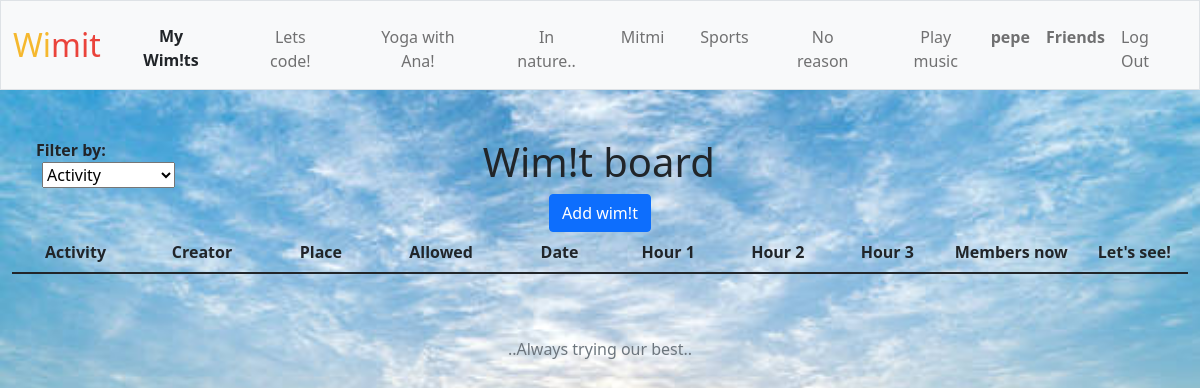
Before: / (signed in) with the older database file.
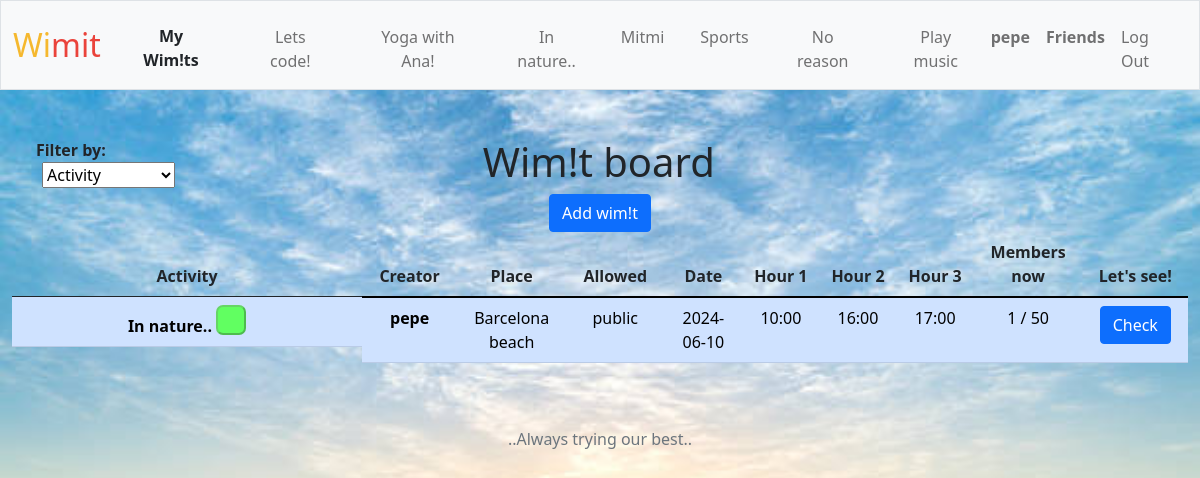
After: the same page with the newer database file.
### tables this page shows
CREATE TABLE add_wimit (id INTEGER PRIMARY KEY AUTOINCREMENT NOT NULL, creator_id INTEGER NOT NULL, activity TEXT NOT NULL, allowed TEXT NOT NULL, min INTEGER NOT NULL, max INTEGER NOT NULL, date DATETIME NOT NULL DEFAULT CURRENT_TIMESTAMP, hour_1 INTEGER NOT NULL DEFAULT 0, hour_2 INTEGER NOT NULL DEFAULT 0, hour_3 INTEGER NOT NULL DEFAULT 0, i_bring INTEGER NOT NULL DEFAULT 0, n_members INTEGER NOT NULL DEFAULT 0, place TEXT NOT NULL, edit_bring TEXT NOT NULL DEFAULT 'Do we need material?', others_name TEXT);

### app.py (the view)
@app.route("/")
def home():
    init_today()
    image_link = "static/img/sunrise.jpg"
    try:
        x = session['user_id']
    except KeyError:
        return redirect("/login")
    user_private_activities = db.execute("SELECT * FROM add_wimit WHERE (allowed = 'private') AND (creator_id = ?) AND date >= ? ORDER BY date, hour_1", session["user_id"], today)
    user_public_activities = db.execute("SELECT * FROM add_wimit WHERE (allowed = 'public') AND (creator_id = ?) AND date >= ? ORDER BY date, hour_1", session["user_id"], today)
    friends_private_activities = db.execute("SELECT * FROM add_wimit JOIN friends ON add_wimit.creator_id = friends.friend_id WHERE friends.user_id = ? AND date >= ? and allowed = 'private' ORDER BY date, hour_1", session["user_id"], today)
    fpa_usernames = db.execute("SELECT * FROM users JOIN friends ON users.id = friends.friend_id JOIN add_wimit ON friends.friend_id = add_wimit.creator_id WHERE friends.user_id = ? AND date >= ? ORDER BY date, hour_1", session["user_id"], today)
    public_activities = db.execute("SELECT * FROM add_wimit WHERE allowed = 'public' AND creator_id != ? AND n_members < max AND date >= ? ORDER BY date, hour_1", session["user_id"], today)
    pa_usernames = db.execute("SELECT * FROM users JOIN add_wimit ON users.id = add_wimit.creator_id WHERE allowed = 'public' AND creator_id != ? AND n_members < max AND date >= ? ORDER BY date, hour_1", session["user_id"], today)
    return render_template("home.html", pending=session['pending_friends'], username=session['user_username'], user_private_activities=user_private_activities, user_public_activities=user_public_activities, friends_private_activities=friends_private_activities, fpa_usernames=fpa_usernames, public_activities=public_activities, pa_usernames=pa_usernames, activities=ACTIVITIES, image_link=image_link)

### app.py (called while the page is built)
@app.after_request
def after_request(response):
    response.headers["Cache-Control"] = "no-cache, no-store, must-revalidate"
    response.headers["Expires"] = 0
    response.headers["Pragma"] = "no-cache"
    response.headers['Vary'] = 'Cookie'
    return response

def init_today():
    global today
    today = date.today()
    return today

### templates/home.html (shortened to what this page needs)
{% extends "layout.html" %}
{% block nav %}<li class="nav-item"><a class="nav-link bold">{{ username }}</a></li>{% endblock %}
{% block main %}
    <div class="flex-container">
        <div class="caja top_dropdown_home">
            <label for="filtered" class="bold move_left">Filter by:</label>
            <select name="filtered" id="filtered" onchange="changeFunc();">
                <option disable selected>Activity</option>
            </select>
        </div>
        <div class="caja title">
            {% if title %}
                <h1>{{title}}</h1>
            {% else %}
                <h1>Wim!t board</h1>
            {% endif %}
        </div>
        <div class="caja top_justify"></div>
    </div>
    <table class="table">
        <thead>
            <tr>
                <th class="double_bold">Activity</th>
                <th class="double_bold">Creator</th>
                <th class="double_bold">Place</th>
                <th class="double_bold">Allowed</th>
                <th class="double_bold">Date</th>
                <th class="double_bold">Hour 1</th>
                <th class="double_bold">Hour 2</th>
                <th class="double_bold">Hour 3</th>
                <th class="double_bold">Members now</th>
                <th class="double_bold">Let's see!</th>
            </tr>
        </thead>
        <tbody>
            <tr>
                <form action="/addwimit">
                    <button class="left btn btn-primary" type="submit">Add wim!t</button>
                </form>
            </tr>
            {% set total_len = total_len | default(0) + user_private_activities | length %}
            {% if user_public_activities | length > 0 %}
                {% for each in user_public_activities %}
                    {% if (loop.index0 + total_len) % 2 == 0 %}
                        <tr class="table table-primary">
                    {% else %}
                        <tr class="table table-secondary">
                    {% endif %}
                    <div class="flex_max">
                        {% if each['activity'] == 'Others' %}
                            <td id="otros2" class="bold inline"> {{ each['others_name'] }}
                                <button class="enrolledornot enrolled inline" disabled></button>
                            </td>
                        {% else %}
                            <td class="bold inline"> {{ each['activity'] }}
                                <button class="enrolledornot enrolled inline" disabled></button>
                            </td>
                        {% endif %}
                    </div>
                        <td class="bold"> {{ username }} </td>
                        <td> {{ each["place"] }} </td>
                        <td> {{ each["allowed"] }} </td>
                        <td> {{ each["date"] }} </td>
                        <td> {{ each["hour_1"] }} </td>
                        {% if each["hour_2"] %}
                            <td> {{ each["hour_2"] }} </td>
                        {% else %}
                            <td> --- </td>
                        {% endif %}
                        {% if each["hour_3"] %}
                            <td> {{ each["hour_3"] }} </td>
                        {% else %}
                            <td> --- </td>
                        {% endif %}
                        <td> {{ each["n_members"] }} / {{ each["max"] }} </td>
                        <form action="/check" method="get">
                            <td><button class="btn btn-primary" value="{{ each['id'] }}" name="get_id" type="submit">Check</button></td>
                        </form>
                    </tr>
                {% endfor %}
            {% endif %}
            {% set total_len = total_len | default(0) + user_public_activities | length %}
            {% set total_len = total_len | default(0) + friends_private_activities | length %}
        </tbody>
    </table>
{% endblock %}

### templates/layout.html (shortened to what this page needs)
<!DOCTYPE html>
<html lang="en">
    <head>
        <link href="https://cdn.jsdelivr.net/npm/bootstrap@5.1.3/dist/css/bootstrap.min.css" rel="stylesheet">
        <link href="/static/styles.css" rel="stylesheet">
    </head>
    <body style="background-image: url({{image_link}}); background-repeat:no-repeat; background-size: cover;">
        <nav class="bg-light border navbar navbar-expand-md navbar-light">
            <div class="container-fluid">
                <a class="navbar-brand" href="/"><span class="yellow">Wi</span><span class="red">mit</span></a>
                <div class="collapse navbar-collapse" id="navbar">
                    {% if session["user_id"] %}
                        <ul class="navbar-nav me-auto mt-2">
                            <li>
                                <form action="/mywimits">
                                    <button class="btn bold" value="My wim!ts" name="mywimits" type="submit">My Wim!ts</button>
                                </form>
                            </li>
                            {% set ACTIVITIES = [
                                "Lets code!",
                                "Yoga with Ana!",
                                "In nature..",
                                "Mitmi",
                                "Sports",
                                "No reason",
                                "Play music"
                            ] %}
                            {% set act = ACTIVITIES|length %}
                            {% for i in range(act) %}
                                <li class="nav-item"><form action="/addwimit" method="get"><button class="nav-link borderless" name="redirect_nav" value="{{ACTIVITIES[i]}}" type="submit">{{ACTIVITIES[i]}}</button></form></li>
                            {% endfor %}
                            </ul>
                        <ul class="navbar-nav ms-auto mt-2">
                            {% block nav %}{% endblock %}
                            <li class="nav-item"><a class="nav-link bold" href="/friends">Friends</a></li>
                            <li class="nav-item"><a class="nav-link" href="/logout">Log Out</a></li>
                        </ul>
                    {% else %}
                        <ul class="navbar-nav ms-auto mt-2">
                            <li class="nav-item"><a class="nav-link" href="/register">Register</a></li>
                            <li class="nav-item"><a class="nav-link" href="/login">Log In</a></li>
                        </ul>
                    {% endif %}
                </div>
            </div>
        </nav>
        <main class="container-fluid py-5 text-center">
            {% block main %}{% endblock %}
        </main>
        <footer class="mb-5 medium text-center text-muted">
            ..Always trying our best..
        </footer>
    </body>
</html>

### static/styles.css (style rules this page uses)
nav .navbar-brand { font-size: xx-large; }
nav .navbar-brand .red { color: #ea433b; }
nav .navbar-brand .yellow { color: #f5b82e; }
table td, table th { width: 350px; }
.borderless { margin-left: 20px; border:none; background-color:inherit; }
.bold { font-weight: 700; }
.double_bold { font-weight: 900; }
.top_dropdown_home { width:10%; float: left; margin-left:30px; }
.move_left { margin-left:-60px; }
.flex-container { display:flex; }
.top_justify { width: 150px; }
.title { flex-grow: 9; }
.enrolledornot { display: inline-block; width: 30px; height: 30px; border-radius: 7px; }
.enrolled { background-color: rgb(97, 255, 97); }
.inline { display: inline-block; flex: auto; }
.flex_max { display: flex; max-width: 20%; }

Changed rows visible on the page:
added add_wimit: activity "In nature..", username "pepe", place "Barcelona beach", allowed "public", date "2024-06-10", hour_1 "10:00", hour_2 "16:00", hour_3 "17:00", n_members "1", max "50", {{ each['id'] }} 426 (drawn)
